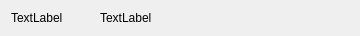
<?xml version="1.0" encoding="UTF-8"?>
<ui version="4.0">
 <class>AnimateToastItem</class>
 <widget class="QWidget" name="AnimateToastItem">
  <property name="geometry">
   <rect>
    <x>0</x>
    <y>0</y>
    <width>360</width>
    <height>35</height>
   </rect>
  </property>
  <property name="windowTitle">
   <string>Form</string>
  </property>
  <layout class="QHBoxLayout" name="horizontalLayout">
   <item>
    <widget class="QLabel" name="label_key">
     <property name="sizePolicy">
      <sizepolicy hsizetype="Preferred" vsizetype="Preferred">
       <horstretch>1</horstretch>
       <verstretch>0</verstretch>
      </sizepolicy>
     </property>
     <property name="styleSheet">
      <string notr="true">color: #000000;
background-color: transparent;</string>
     </property>
     <property name="text">
      <string>TextLabel</string>
     </property>
    </widget>
   </item>
   <item>
    <widget class="QLabel" name="label_value">
     <property name="sizePolicy">
      <sizepolicy hsizetype="Preferred" vsizetype="Preferred">
       <horstretch>3</horstretch>
       <verstretch>0</verstretch>
      </sizepolicy>
     </property>
     <property name="styleSheet">
      <string notr="true">color: #000000;
background-color: transparent;</string>
     </property>
     <property name="text">
      <string>TextLabel</string>
     </property>
     <property name="alignment">
      <set>Qt::AlignLeading|Qt::AlignLeft|Qt::AlignVCenter</set>
     </property>
    </widget>
   </item>
  </layout>
 </widget>
 <resources/>
 <connections/>
</ui>
